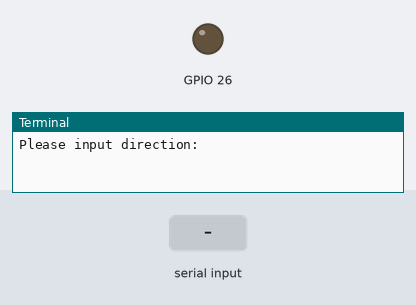
The program below on a simulated Raspberry Pi (BCM pin numbers). Parts: output pins drawn as LEDs (lit = HIGH), the last lines printed to the terminal. The inputs (shaded band) are chosen by the test bench.

Above: at 1.2 s.
1.3 s: "C" typed at the terminal, then Enter
At 2.0 s:
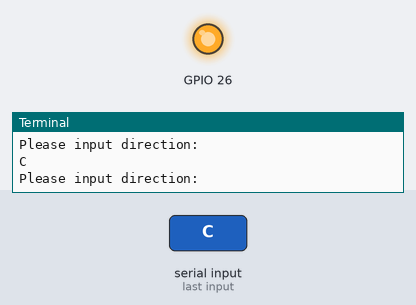
2.8 s: "O" typed at the terminal, then Enter
At 3.1 s:
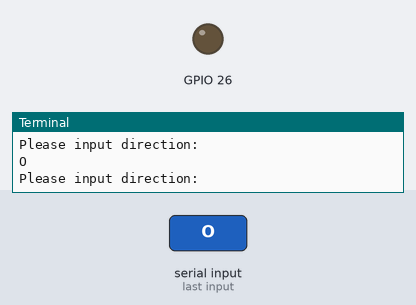
Timing chart, 0 to 5.8 s (numbered marks = the images above; inputs shaded):
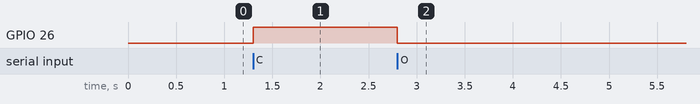

The program:

led.py
```python
import RPi.GPIO as GPIO
import atexit

class Led:
    def __init__(self, channel):
        self.channel=channel
        atexit.register(GPIO.cleanup)
        GPIO.setmode(GPIO.BCM)
        GPIO.setwarnings(False)
        GPIO.setup(self.channel, GPIO.OUT)

    def open(self):
        GPIO.output(self.channel, GPIO.LOW)

    def close(self):
        GPIO.output(self.channel,GPIO.HIGH)
    def stop(self):
        GPIO.cleanup()

led=Led(channel=26)
if __name__ == "__main__":
    led=Led(26)
    while True:
        direction = input("Please input direction: ")
        if direction == "O":
            led.open()
        elif direction == "C":
            led.close()
        elif direction == "S":
            led.stop()
```

Measured:
- after the input at 1.3 s, GPIO 26: LOW → HIGH at once
- after the input at 2.8 s, GPIO 26: HIGH → LOW at once
